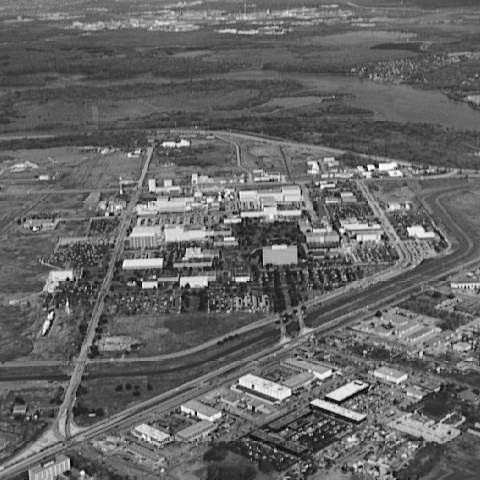
#> input picture CH3_1/aerial_view.tif, 480 x 480 px
$ jupyter execute DIP3_1.ipynb
#> lines starting #> are read from the running program, lines starting #| are printed output that depends on the picture
[cell 1]
import cv2
import numpy as np
import matplotlib.pyplot as plt

[cell 2]
import cv2
import numpy as np
import matplotlib.pyplot as plt
img = cv2.imread('aerial_view.tif',cv2.IMREAD_GRAYSCALE)
#> img is the input picture: shape (480, 480); min 0, max 254, mean 101.2
cv2.imwrite('origin.jpg',img)
img2 = img.flatten()
plt.hist(img2,256,[0,256],density=True)
plt.title('origin_hist')
plt.savefig('origin_hist.png')
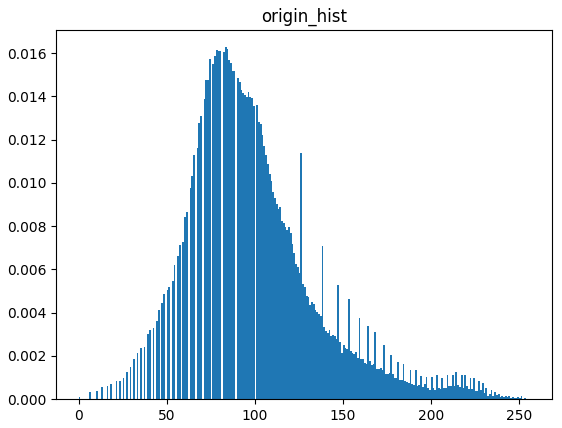
#> figure drawn by matplotlib, 1 panel; tallest bar 0.0163 high, from x = 83 to 84
plt.show()

[cell 3]
import cv2
import numpy as np
import matplotlib.pyplot as plt

img = cv2.imread('aerial_view.tif',cv2.IMREAD_GRAYSCALE)
img_flat = img.flatten()
img_eq = np.zeros([480,480])
hist_eqa = np.zeros([256])
mn = len(img_flat)
#> mn = 230400
for i in img_flat:
    hist_eqa[i] += 1.0/mn
#> this loop made 230400 passes
#> i on passes 1 to 3: 122, 121, 121
#> after the loop, hist_eqa = 256 values, max 0.0163 at index 83, min 0 at index 1, mean 0.00391
for i in range(1,len(hist_eqa)):
    hist_eqa[i] = hist_eqa[i-1] + hist_eqa[i]
#> after the loop, hist_eqa = 256 values from 0.000109 to 1
hist_eqa = np.around(255*hist_eqa)
#> hist_eqa = 256 values from 0 to 255

for i in range(img.shape[0]):
    for j in range(img.shape[1]):
        img_eq[i,j] = hist_eqa[img[i,j]]
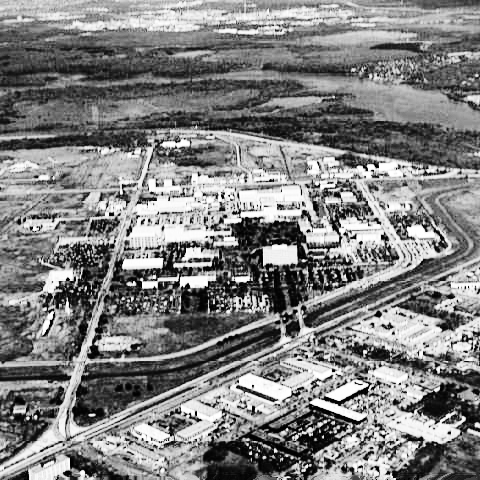
#> img_eq: shape (480, 480) float64; min 0, max 255, mean 128.8

cv2.imwrite('eqa.jpg',img_eq)
plt.hist(img_eq.flatten(),256,[0,256],density=True)
plt.title('eqa_hist')
plt.savefig('eqa_hist.png')
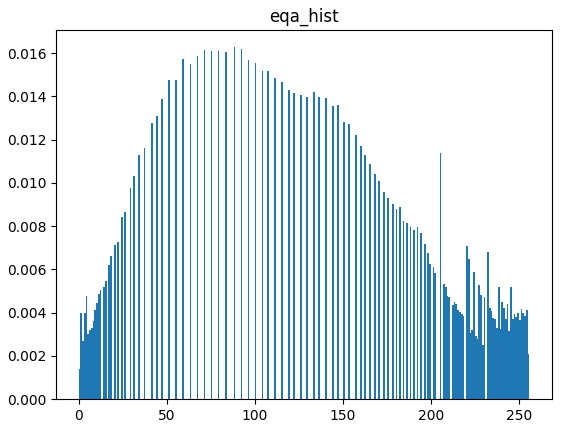
#> figure drawn by matplotlib, 1 panel; tallest bar 0.0163 high, from x = 88 to 89
plt.show()

[cell 4]
import cv2
import numpy as np
import matplotlib.pyplot as plt

img = cv2.imread('aerial_view.tif',cv2.IMREAD_GRAYSCALE)
img_flat = img.flatten()
img_eq = np.zeros([480,480])
hist_eqa = np.zeros([256])
mn = len(img_flat)

for i in img_flat:
    hist_eqa[i] += 1/mn
#> after the loop, hist_eqa = 256 values, max 0.0163 at index 83, min 0 at index 1, mean 0.00391
for i in range(1,len(hist_eqa)):
    hist_eqa[i] = hist_eqa[i-1] + hist_eqa[i]
#> after the loop, hist_eqa = 256 values from 0.000109 to 1
hist_eqa = np.around(255*hist_eqa)
#> hist_eqa = 256 values from 0 to 255

for i in range(img.shape[0]):
    for j in range(img.shape[1]):
        img_eq[i,j] = hist_eqa[img[i,j]]

img_mat = np.zeros([480,480])
hist_mat = np.zeros([256])
z = 0
for i in range(256):
    z = z + pow(i,0.4)
c = 1/z
for i in range(1,len(hist_mat)):
    hist_mat[i] = hist_mat[i-1] + c*pow(i,0.4)
hist_mat = np.around(255*hist_mat)

temp = np.zeros([256])
z_index = 0
for i in range(256):
    while hist_eqa[i] > hist_mat[z_index]:
        z_index += 1
        if z_index > 255:
            z_index = 255
            break
    temp[i] = z_index
for i in range(img.shape[0]):
    for j in range(img.shape[1]):
        img_mat[i,j] = temp[int(img[i,j])]
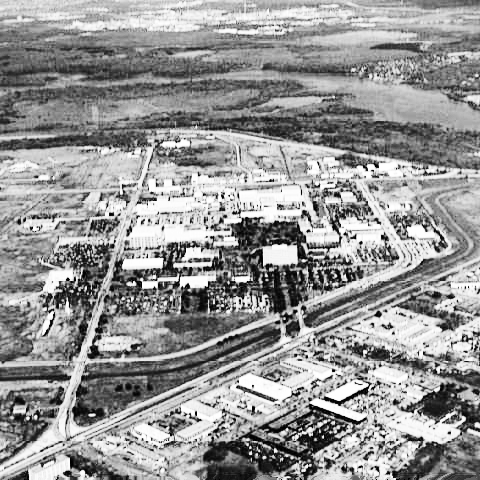
#> img_mat: shape (480, 480) float64; min 0, max 255, mean 149.8

cv2.imwrite('mat.jpg',img_mat)
plt.hist(img_mat.flatten(),256,[0,256],density=True)
plt.title('mat_hist')
plt.savefig('mat_hist.png')
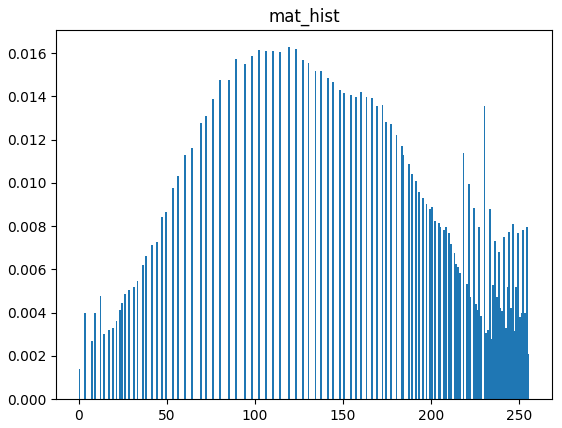
#> figure drawn by matplotlib, 1 panel; tallest bar 0.0163 high, from x = 119 to 120
plt.show()
